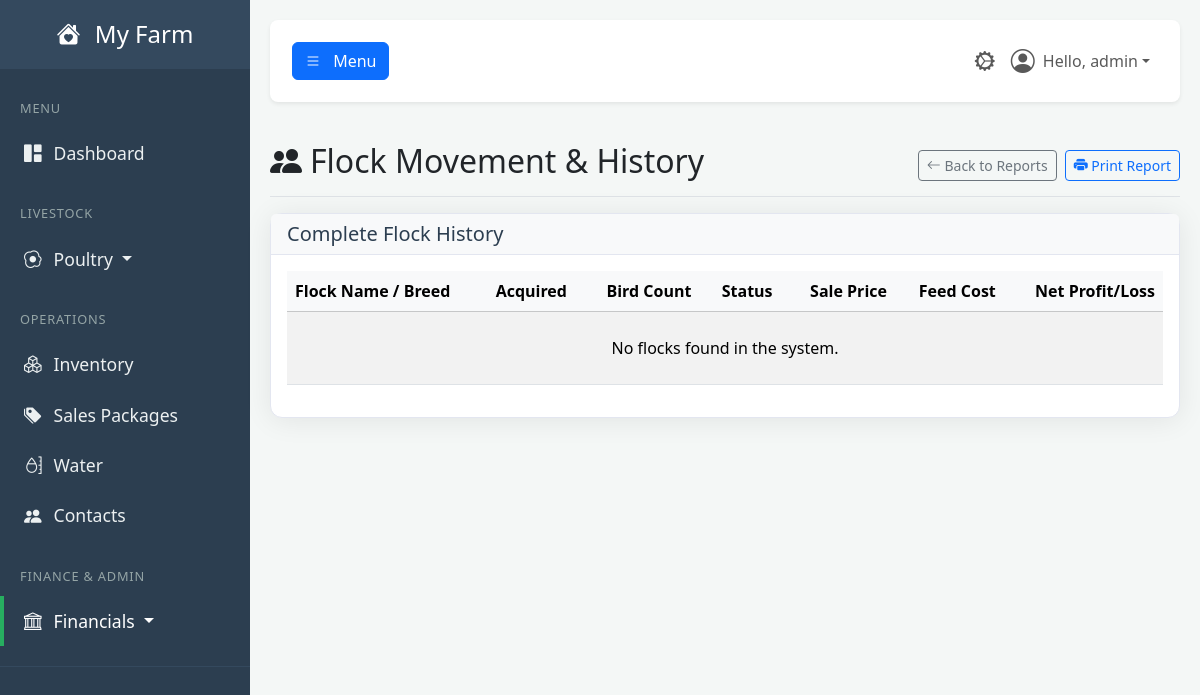
/report/flock-movement (signed in), run on an earlier commit of the app's database.
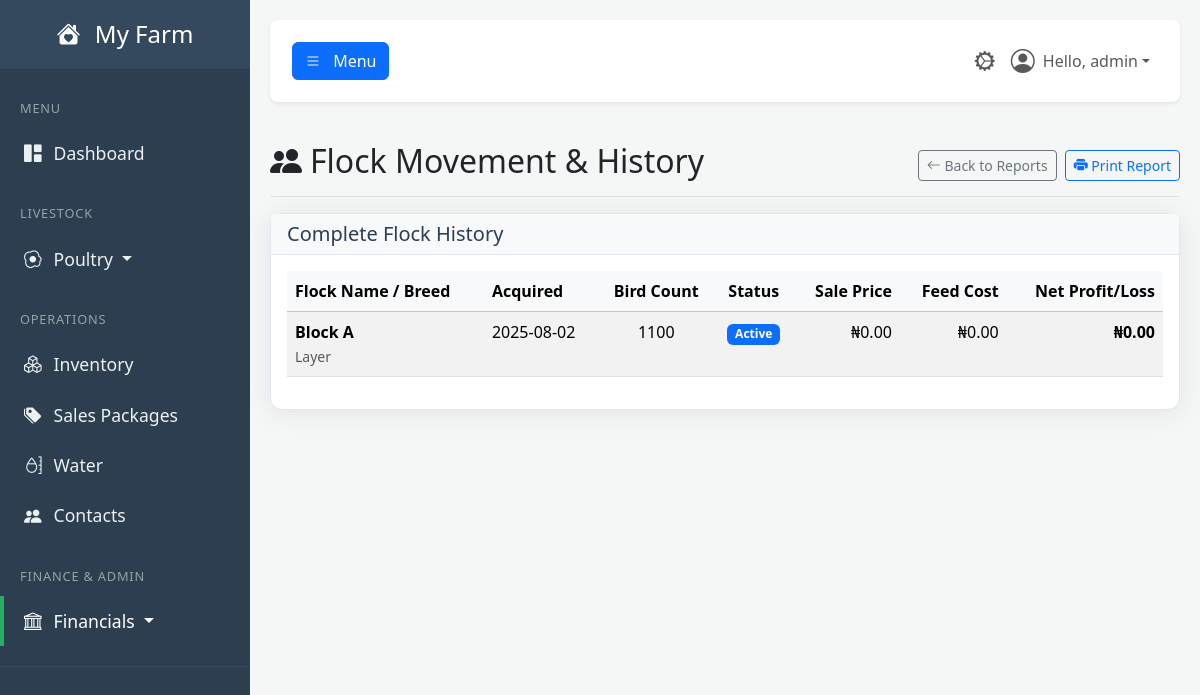
And on a later commit of the database.
### tables this page shows
CREATE TABLE users (
            id INTEGER PRIMARY KEY,
            username TEXT NOT NULL UNIQUE,
            email TEXT NOT NULL UNIQUE,
            password_hash TEXT NOT NULL,
            farm_name TEXT NOT NULL,
            role TEXT NOT NULL DEFAULT 'user', -- 'user' or 'admin'
            is_active BOOLEAN NOT NULL DEFAULT 1,f
            created_at TIMESTAMP DEFAULT CURRENT_TIMESTAMP
        , cash_account_id INTEGER REFERENCES accounts(id));

CREATE TABLE poultry_flocks (
            id INTEGER PRIMARY KEY,
            flock_name TEXT NOT NULL,
            breed TEXT NOT NULL,
            acquisition_date TEXT NOT NULL,
            bird_count INTEGER NOT NULL,
            status TEXT NOT NULL, -- Active, Sold, Archived
            created_at TIMESTAMP DEFAULT CURRENT_TIMESTAMP
        , final_sale_price REAL DEFAULT 0, total_cost REAL DEFAULT 0, net_profit REAL DEFAULT 0, cost_per_bird REAL DEFAULT 0);

### app.py (the view)
@app.route('/report/flock-movement')
@login_required
@permission_required('view_reports')
def report_flock_movement():
    db = get_db()
    all_flocks = db.execute("""
        SELECT
            pf.*,
            (SELECT COALESCE(SUM(il.cost_of_usage), 0) FROM inventory_log il WHERE il.flock_id = pf.id) as calculated_feed_cost
        FROM poultry_flocks pf
        ORDER BY pf.acquisition_date DESC
    """).fetchall()
    return render_template(
        'report_flock_movement.html',
        user=g.user,
        all_flocks=all_flocks,
        now=datetime.utcnow()
    )

### app.py (called while the page is built, shortened)
def get_db():
    if 'db' not in g:
        g.db = sqlite3.connect(DATABASE)
        g.db.row_factory = sqlite3.Row
    return g.db

def login_required(f):
    @wraps(f)
    def decorated_function(*args, **kwargs):
        if 'user_id' not in session:
            flash('Please log in to access this page.', 'warning')
            return redirect(url_for('login'))
        g.user = User.get_by_id(session['user_id'])
        if not g.user:
            session.clear()
            return redirect(url_for('login'))
        return f(*args, **kwargs)
    return decorated_function

def permission_required(permission_name):
    def decorator(f):
        @wraps(f)
        def decorated_function(*args, **kwargs):
            if not hasattr(g, 'user') or not g.user.has_permission(permission_name):
                flash('You do not have the required permission.', 'danger')
                return redirect(url_for('dashboard'))
            return f(*args, **kwargs)
        return decorated_function
    return decorator

    def has_permission(self, required_permission):
        print(f"\n--- PERMISSION CHECK ---")
        print(f"User checking: '{self.username}' (ID: {self.id})")
        print(f"User's role is: '{self.role}'")
        print(f"Permission required: '{required_permission}'")
        if self.role == 'admin':
            print("RESULT: Role is 'admin', access GRANTED.")
            print(f"------------------------")
            return True

    @staticmethod
    def get_by_id(user_id):
        user_row = get_db().execute("SELECT * FROM users WHERE id = ?", (user_id,)).fetchone()
        return User(**user_row) if user_row else None

### templates/report_flock_movement.html (shortened to what this page needs)
{% extends "base.html" %}
{% block content %}
    <div class="d-flex justify-content-between flex-wrap flex-md-nowrap align-items-center pt-3 pb-2 mb-3 border-bottom no-print">
        <h1 class="h2"><i class="bi bi-people-fill me-2"></i>Flock Movement & History</h1>
        <div class="btn-toolbar mb-2 mb-md-0">
            <a href="{{ url_for('reports_dashboard') }}" class="btn btn-sm btn-outline-secondary me-2">
                <i class="bi bi-arrow-left"></i> Back to Reports
            </a>
            <button onclick="window.print();" class="btn btn-sm btn-outline-primary">
                <i class="bi bi-printer-fill"></i> Print Report
            </button>
        </div>
    </div>
    <div class="card shadow-sm">
        <div class="card-header bg-light">
            <h5 class="mb-0">Complete Flock History</h5>
        </div>
        <div class="card-body">
            <div class="table-responsive">
                <table class="table table-striped table-hover">
                    <thead class="table-light">
                        <tr>
                            <th>Flock Name / Breed</th>
                            <th>Acquired</th>
                            <th class="text-center">Bird Count</th>
                            <th class="text-center">Status</th>
                            <th class="text-end">Sale Price</th>
                            <th class="text-end">Feed Cost</th>
                            <th class="text-end">Net Profit/Loss</th>
                        </tr>
                    </thead>
                    <tbody>
                        {% for flock in all_flocks %}
                        <tr class="{{ 'table-success' if (flock.net_profit or 0) > 0 else 'table-danger' if flock.status == 'Inactive' }}">
                            <td><strong>{{ flock.flock_name }}</strong><br><small class="text-muted">{{ flock.breed }}</small></td>
                            <td>{{ flock.acquisition_date }}</td>
                            <td class="text-center">{{ flock.bird_count }}</td>
                            <td class="text-center">
                                <span class="badge bg-{{ 'secondary' if flock.status == 'Inactive' else 'primary' }}">{{ flock.status }}</span>
                            </td>
                            <td class="text-end">₦{{ '{:,.2f}'.format(flock.final_sale_price or 0) }}</td>
                            <td class="text-end">₦{{ '{:,.2f}'.format(flock.total_cost or flock.calculated_feed_cost) }}</td>
                            <td class="text-end"><strong>₦{{ '{:,.2f}'.format(flock.net_profit or 0) }}</strong></td>
                        </tr>
                        {% else %}
                        <tr><td colspan="7" class="text-center p-4">No flocks found in the system.</td></tr>
                        {% endfor %}
                    </tbody>
                </table>
            </div>
        </div>
    </div>
{% endblock %}

### templates/base.html (shortened to what this page needs)
<!DOCTYPE html>
<html lang="en">
<head>
    <link href="https://cdn.jsdelivr.net/npm/bootstrap@5.3.3/dist/css/bootstrap.min.css" rel="stylesheet">
    <link rel="stylesheet" href="https://cdn.jsdelivr.net/npm/bootstrap-icons@1.11.3/font/bootstrap-icons.min.css">
    <link rel="stylesheet" href="{{ url_for('static', filename='css/style.css') }}">
</head>
<body>
    <div class="wrapper">
        <nav id="sidebar" class="no-print">
            <div class="sidebar-header">
                <h3><a href="{{ url_for('dashboard') }}" class="text-white text-decoration-none">
                    <i class="bi bi-house-heart-fill me-2"></i>
                    {% if g.user %}{{ g.user.farm_name }}{% else %}FarmApp{% endif %}
                </a></h3>
            </div>
            <ul class="list-unstyled components">
                <li class="sidebar-menu-header">MENU</li>
                <li><a href="{{ url_for('dashboard') }}" class="{% if request.endpoint == 'dashboard' %}active{% endif %}"><i class="bi bi-grid-1x2-fill"></i>Dashboard</a></li>
                <li class="sidebar-menu-header mt-3">LIVESTOCK</li>
                <li>
                    <a href="#poultrySubmenu" data-bs-toggle="collapse" aria-expanded="false" class="dropdown-toggle {% if 'poultry' in request.endpoint or 'brooding' in request.endpoint %}active{% endif %}">
                        <i class="bi bi-egg-fried"></i>Poultry
                    </a>
                </li>
                <li class="sidebar-menu-header mt-3">OPERATIONS</li>
                <li><a href="{{ url_for('inventory_dashboard') }}" class="{% if 'inventory' in request.endpoint %}active{% endif %}"><i class="bi bi-boxes"></i>Inventory</a></li>
                <li><a href="{{ url_for('manage_sales_packages') }}" class="{% if request.endpoint == 'manage_sales_packages' %}active{% endif %}"><i class="bi bi-tags-fill"></i>Sales Packages</a></li>
                <li><a href="{{ url_for('water_dashboard') }}" class="{% if 'water' in request.endpoint %}active{% endif %}"><i class="bi bi-moisture"></i>Water</a></li>
                <li><a href="{{ url_for('contacts_dashboard') }}" class="{% if 'contacts' in request.endpoint %}active{% endif %}"><i class="bi bi-people-fill"></i>Contacts</a></li>
                {% if g.user and g.user.has_permission('view_bookkeeping') %}
                <li class="sidebar-menu-header mt-3">FINANCE & ADMIN</li>
                <li>
                    <a href="#financialSubmenu" data-bs-toggle="collapse" aria-expanded="false" class="dropdown-toggle {% if 'bookkeeping' in request.endpoint or 'financial' in request.endpoint or 'report' in request.endpoint %}active{% endif %}">
                        <i class="bi bi-bank"></i>Financials
                    </a>
                </li>
                {% endif %}
            </ul>
        </nav>
        <div id="content">
            <nav class="navbar navbar-expand-lg navbar-light bg-white shadow-sm top-navbar no-print mb-4">
                <div class="container-fluid">
                    <button type="button" id="sidebarCollapse" class="btn btn-primary" aria-controls="sidebar" aria-expanded="false">
                        <i class="bi bi-list"></i>
                        <span class="d-none d-md-inline ms-2">Menu</span>
                    </button>
                    <ul class="navbar-nav ms-auto flex-row align-items-center">
                        {% if g.user and g.user.has_permission('view_admin_panel') %}
                            <li class="nav-item">
                                <a class="nav-link {% if 'admin' in request.endpoint %}active{% endif %}" href="{{ url_for('admin_dashboard') }}" title="Admin Panel">
                                    <i class="bi bi-gear-wide-connected fs-5"></i>
                                </a>
                            </li>
                        {% endif %}
                        <li class="nav-item dropdown">
                            <a class="nav-link dropdown-toggle d-flex align-items-center" href="#" id="navbarDropdownUser" role="button" data-bs-toggle="dropdown" aria-expanded="false">
                                <i class="bi bi-person-circle fs-4 me-2"></i>
                                Hello, {{ g.user.username }}
                            </a>
                        </li>
                    </ul>
                </div>
            </nav>
            <main>
                {% block content %}{% endblock %}
            </main>
        </div>
    </div>
</body>
</html>

### static/CSS/style.css (style rules this page uses)
:root { --primary-green: #27ae60; --dark-slate: #2c3e50; --medium-slate: #34495e; --light-slate: #4a6278; --light-grey: #f4f7f6; --text-muted-color: #95a5a6; --text-light: #ecf0f1; --white: #ffffff; --shadow-color: rgba(0, 0, 0, 0.08); }
body { background-color: var(--light-grey); font-family: 'Segoe UI', Tahoma, Geneva, Verdana, sans-serif; overflow-x: hidden; }
.wrapper { display: flex; width: 100%; align-items: stretch; }
#content { width: 100%; padding: 20px; min-height: 100vh; transition: all 0.3s; }
#sidebar { min-width: 250px; max-width: 250px; min-height: 100vh; background: var(--dark-slate); color: var(--text-light); transition: all 0.3s; }
#sidebar .sidebar-header { padding: 20px; background: var(--medium-slate); text-align: center; }
#sidebar .sidebar-header h3 { font-size: 1.5rem; margin-bottom: 0; }
#sidebar .sidebar-menu-header { padding: 10px 20px; font-size: 0.8rem; color: var(--text-muted-color); text-transform: uppercase; letter-spacing: .05rem; }
#sidebar ul.components { padding: 20px 0; border-bottom: 1px solid var(--medium-slate); }
#sidebar ul li a { padding: 12px 20px; font-size: 1.1em; display: block; color: var(--text-light); border-left: 4px solid transparent; text-decoration: none; transition: all 0.2s ease-in-out; }
#sidebar ul li a.active { color: var(--white); background: var(--dark-slate); border-left: 4px solid var(--primary-green); }
#sidebar ul li a i { margin-right: 12px; }
.top-navbar { padding: 15px 10px; background: var(--white); border: none; border-radius: 8px; margin-bottom: 20px; box-shadow: 0 2px 5px var(--shadow-color); }
.card { border-radius: 0.75rem; border: 1px solid #e3e6f0; box-shadow: 0 0.15rem 1.75rem 0 var(--shadow-color) !important; }
.card-header { background-color: #f8f9fc; border-bottom: 1px solid #e3e6f0; font-weight: 600; color: var(--dark-slate); }

What changed in the data, as far as the page shows it:
added poultry_flocks: flock_name "Block A", breed "Layer", acquisition_date "2025-08-02", bird_count "1100", status "Active", final_sale_price "0.00", total_cost "0.00", net_profit "0.00"
Also different on the page:
text no longer shown: "No flocks found in the system."
